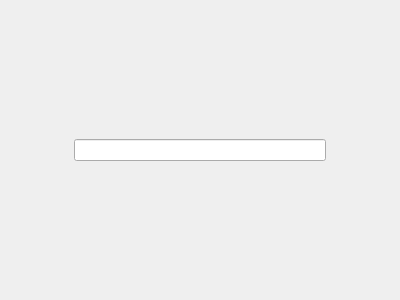
<?xml version="1.0" encoding="UTF-8"?>
<ui version="4.0">
 <class>plugin::quick_note::SettingsWidget</class>
 <widget class="QWidget" name="plugin::quick_note::SettingsWidget">
  <property name="geometry">
   <rect>
    <x>0</x>
    <y>0</y>
    <width>400</width>
    <height>300</height>
   </rect>
  </property>
  <property name="windowTitle">
   <string>Note</string>
  </property>
  <layout class="QGridLayout" name="gridLayout" columnstretch="1,4,1">
   <item row="0" column="1">
    <spacer name="verticalSpacer">
     <property name="orientation">
      <enum>Qt::Orientation::Vertical</enum>
     </property>
     <property name="sizeHint" stdset="0">
      <size>
       <width>20</width>
       <height>120</height>
      </size>
     </property>
    </spacer>
   </item>
   <item row="1" column="0">
    <spacer name="horizontalSpacer">
     <property name="orientation">
      <enum>Qt::Orientation::Horizontal</enum>
     </property>
     <property name="sizeHint" stdset="0">
      <size>
       <width>59</width>
       <height>20</height>
      </size>
     </property>
    </spacer>
   </item>
   <item row="1" column="1">
    <widget class="QLineEdit" name="noteEdit"/>
   </item>
   <item row="1" column="2">
    <spacer name="horizontalSpacer_2">
     <property name="orientation">
      <enum>Qt::Orientation::Horizontal</enum>
     </property>
     <property name="sizeHint" stdset="0">
      <size>
       <width>59</width>
       <height>20</height>
      </size>
     </property>
    </spacer>
   </item>
   <item row="2" column="1">
    <spacer name="verticalSpacer_2">
     <property name="orientation">
      <enum>Qt::Orientation::Vertical</enum>
     </property>
     <property name="sizeHint" stdset="0">
      <size>
       <width>20</width>
       <height>120</height>
      </size>
     </property>
    </spacer>
   </item>
  </layout>
 </widget>
 <resources/>
 <connections/>
</ui>
